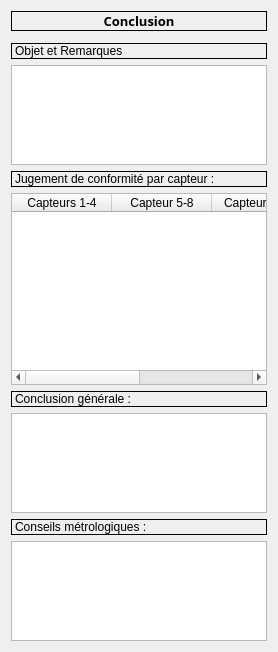
      <widget class="QWidget" name="tab_4">
       <attribute name="title">
        <string>Conformite</string>
       </attribute>
       <layout class="QVBoxLayout" name="verticalLayout_14">
        <item>
         <layout class="QVBoxLayout" name="verticalLayout_9">
          <item>
           <widget class="QLabel" name="label_21">
            <property name="font">
             <font>
              <family>Calibrii</family>
              <pointsize>10</pointsize>
              <weight>75</weight>
              <italic>false</italic>
              <bold>true</bold>
             </font>
            </property>
            <property name="frameShape">
             <enum>QFrame::Box</enum>
            </property>
            <property name="text">
             <string>Conclusion</string>
            </property>
            <property name="alignment">
             <set>Qt::AlignCenter</set>
            </property>
           </widget>
          </item>
          <item>
           <widget class="matplotlibWidget" name="graph_resultat" native="true">
            <property name="sizePolicy">
             <sizepolicy hsizetype="Preferred" vsizetype="Expanding">
              <horstretch>0</horstretch>
              <verstretch>0</verstretch>
             </sizepolicy>
            </property>
            <property name="minimumSize">
             <size>
              <width>0</width>
              <height>0</height>
             </size>
            </property>
           </widget>
          </item>
         </layout>
        </item>
        <item>
         <layout class="QVBoxLayout" name="verticalLayout_10">
          <property name="sizeConstraint">
           <enum>QLayout::SetFixedSize</enum>
          </property>
          <item>
           <widget class="QLabel" name="label_22">
            <property name="sizePolicy">
             <sizepolicy hsizetype="Preferred" vsizetype="Fixed">
              <horstretch>0</horstretch>
              <verstretch>0</verstretch>
             </sizepolicy>
            </property>
            <property name="frameShape">
             <enum>QFrame::Box</enum>
            </property>
            <property name="text">
             <string>Objet et Remarques</string>
            </property>
           </widget>
          </item>
          <item>
           <widget class="QTextEdit" name="textEdit_objet_remarques">
            <property name="sizePolicy">
             <sizepolicy hsizetype="Expanding" vsizetype="Ignored">
              <horstretch>0</horstretch>
              <verstretch>0</verstretch>
             </sizepolicy>
            </property>
            <property name="minimumSize">
             <size>
              <width>0</width>
              <height>100</height>
             </size>
            </property>
           </widget>
          </item>
         </layout>
        </item>
        <item>
         <layout class="QVBoxLayout" name="verticalLayout_11">
          <item>
           <widget class="QLabel" name="label_23">
            <property name="frameShape">
             <enum>QFrame::Box</enum>
            </property>
            <property name="text">
             <string>Jugement de conformité par capteur :</string>
            </property>
           </widget>
          </item>
          <item>
           <widget class="QTableWidget" name="tableWidget_conf_par_capteur">
            <property name="sizePolicy">
             <sizepolicy hsizetype="Expanding" vsizetype="Expanding">
              <horstretch>0</horstretch>
              <verstretch>0</verstretch>
             </sizepolicy>
            </property>
            <property name="frameShape">
             <enum>QFrame::StyledPanel</enum>
            </property>
            <column>
             <property name="text">
              <string>Capteurs 1-4</string>
             </property>
            </column>
            <column>
             <property name="text">
              <string>Capteur 5-8</string>
             </property>
            </column>
            <column>
             <property name="text">
              <string>Capteurs 9-12</string>
             </property>
            </column>
            <column>
             <property name="text">
              <string>Capteurs &gt;=13</string>
             </property>
            </column>
           </widget>
          </item>
         </layout>
        </item>
        <item>
         <layout class="QVBoxLayout" name="verticalLayout_12">
          <property name="sizeConstraint">
           <enum>QLayout::SetFixedSize</enum>
          </property>
          <item>
           <widget class="QLabel" name="label_24">
            <property name="sizePolicy">
             <sizepolicy hsizetype="Preferred" vsizetype="Fixed">
              <horstretch>0</horstretch>
              <verstretch>0</verstretch>
             </sizepolicy>
            </property>
            <property name="frameShape">
             <enum>QFrame::Box</enum>
            </property>
            <property name="text">
             <string>Conclusion générale :</string>
            </property>
           </widget>
          </item>
          <item>
           <widget class="QTextEdit" name="textEdit_conclusion_generale">
            <property name="sizePolicy">
             <sizepolicy hsizetype="Expanding" vsizetype="Ignored">
              <horstretch>0</horstretch>
              <verstretch>0</verstretch>
             </sizepolicy>
            </property>
            <property name="minimumSize">
             <size>
              <width>0</width>
              <height>100</height>
             </size>
            </property>
           </widget>
          </item>
         </layout>
        </item>
        <item>
         <layout class="QVBoxLayout" name="verticalLayout_13">
          <property name="sizeConstraint">
           <enum>QLayout::SetFixedSize</enum>
          </property>
          <item>
           <widget class="QLabel" name="label_25">
            <property name="sizePolicy">
             <sizepolicy hsizetype="Preferred" vsizetype="Fixed">
              <horstretch>0</horstretch>
              <verstretch>0</verstretch>
             </sizepolicy>
            </property>
            <property name="frameShape">
             <enum>QFrame::Box</enum>
            </property>
            <property name="text">
             <string>Conseils métrologiques :</string>
            </property>
           </widget>
          </item>
          <item>
           <widget class="QTextEdit" name="textEdit_conseils">
            <property name="sizePolicy">
             <sizepolicy hsizetype="Expanding" vsizetype="Ignored">
              <horstretch>0</horstretch>
              <verstretch>0</verstretch>
             </sizepolicy>
            </property>
            <property name="minimumSize">
             <size>
              <width>0</width>
              <height>100</height>
             </size>
            </property>
           </widget>
          </item>
         </layout>
        </item>
       </layout>
      </widget>
